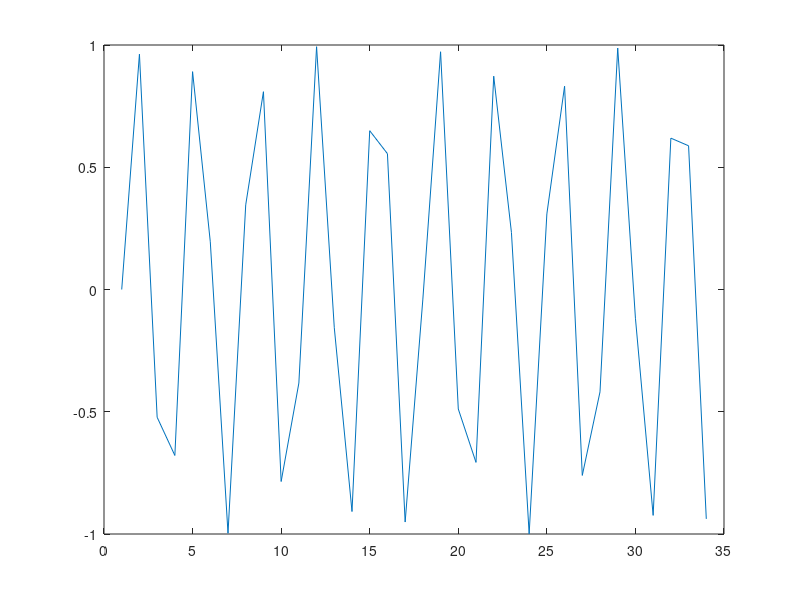

Write the MATLAB code that produced this figure. (Note: this script raises an error after producing the figure.)
%% TEST CORRELATION
clear;close all;clc;

Np = 10;

Fs = 160e3;
fc = 47e3;
T = 1/fc;
Tpulse = T * Np;
Npulse = Tpulse * Fs;

t = (0:Npulse -1)/Fs;
y_ref = sin(2*pi*fc*t);
RES = pow2(11);
figure(1)
plot(y_ref)
% y = sig2ADC(y, RES, 1) + 2500;
% plot(y)
%                                                                                                                                                                                                                                                                                                                                                                                                                                                                                                                                                                                     
amp = 0.1;

y = [zeros(1024,1);y_ref';zeros(1024,1)];
y = y + amp * wgn(length(y), 1, 0);

y_ref = sig2ADC(y_ref, RES, 1) + 2500;
y_ref = y_ref';

y = sig2ADC(y, RES, 1) + 2500;
figure(2)
plot(y)

B = 5e3;
ydc = signal_dc_block(y, fc, Fs, B);
figure(3)
plot(ydc)

NFFT = 2048;
Y = fft(y, NFFT);
Yref = fft(y_ref, NFFT);
YC = Y .* Yref;
yc = ifft(YC);

figure(4)
% [yc, lags] = xcorr(y, y_ref);
subplot(2,1,1)
plot(yc)

% out_put_data(1, 'data_sine_np', y);

ycc = data_acquisition('DB_test', 'CORR_FREQ');
ycr.re = ycc(1:2:end);
ycr.im = ycc(2:2:end);
subplot(2,1,2)
plot(absC(ycr))

%%
clear;close all;clc;

Np = 10;

Fs = 160e3;
fc = 47e3;
T = 1/fc;
Tpulse = T * Np;
Npulse = Tpulse * Fs;

t = (0:Npulse -1)/Fs;
y_ref = sin(2*pi*fc*t);
RES = pow2(11);
figure(1)
plot(y_ref)

% plot(y)
amp = 0.1;

y = [zeros(1024,1);y_ref';zeros(1024,1)];
y = y + amp * wgn(length(y), 1, 0);
y = sig2ADC(y, RES, 1) + 2500;

y_ref = sig2ADC(y_ref, RES, 1) + 2500;
y_ref = y_ref';
plot(y_ref)
plot(y)

figure
[ycc, lags] = xcorr(y, y_ref);
plot(lags,ycc)


RES = pow2(11);
y_ref = sig2ADC(y_ref, RES, 1) + 2500 ;

NFFT = 2048;
y_ref = [y_ref;zeros(NFFT,1)];


Y_ref = fft(flipud(y_ref));
figure
plot(abs(Y_ref))
figure
subplot(2,1,1)
plot(y_ref)
subplot(2,1,2)
plot_freq_spectrum(y_ref, Fs, 0, 0, 0, 1, 0)
% pspectrum(y_ref, Fs)

subplot(2,1,1)
hold on;
plot(flipud(y_ref));
subplot(2,1,2)
hold on;
plot_freq_spectrum(flipud(y_ref), Fs, 0, 0, 0, 1, 0)

% y = sig2ADC(y, RES, 1) + 2500;
% plot(y)
% amp = 0.1;
% 
% y = [zeros(1024,1);y_ref';zeros(1024,1)];
% y = y + amp * wgn(length(y), 1, 0);


%% test of downconversion
clear; close all;clc;

Fs = 160e3;
fc = 47e3;
B = 5e3;
dt = 1/Fs;
t = 0:dt:0.001;

x = sin(2*pi*fc * t);
subplot(2,2,1)
plot(t,x)
title('original time series')
subplot(2,2,2)
plot_freq_spectrum(x, Fs, 0, 0, 0, 0, 0)
title('original frequency spectrum')

y = x .* exp(-1i*2*pi*fc*t);
subplot(2,2,3)
plot(t,y)
title('baseband shifted time series')

subplot(2,2,4)
plot_freq_spectrum(y, Fs, 0, 0, 0, 0, 0)
title('baseband shifted frequency spectrum')

%% GENERATE REFSIG TIME
ini();
% y = data_acquisition('DB_test', 'DC_BUFFER');
% y = y(:);
% plot(y)

Fs = 160e3;
% fc = 47e3;
fc = 70e3;
B = 5e3;
dt = 1/Fs;
np  = 10;
Tp = 1/fc;
Tpulse = Tp * np;
Npulse = floor(Tpulse * Fs);

t = (0:Npulse-1)*dt;
x = sin(2*pi*fc * t);
% NFFT = 2048;
% x = [zeros(1, 3), x, zeros(1, NFFT-length(x))];
plot(t, abs(x)); hold on;
xdc = signal_dc(x, fc, Fs, B);

% xdc = signal_dc_block(x, fc, Fs, B);
tdc = (0:length(xdc.re)-1)/B;
plot(tdc, absC(xdc)*max(abs(x))/max(absC(xdc)), 'ko')

%% TEST DOWNCONVERTED REFSIG TIME

clear;close all;clc;
y = data_acquisition('result_refsig_dc', 'REFSIG_TIME_16C');
ydc = data_acquisition('result_refsig_dc', 'REFSIG_DC_TIME_RE');

yc.re = ydc(1:2:end);
yc.im = ydc(2:2:end);

y = y(1:2:end);
Fs = 160e3;
t = (0:length(y)-1)/Fs;
plot(t, abs(y)); hold on;


B = 5e3;
tdc = (0:length(yc.re)-1)/B;
plot(tdc,absC(yc) * max(abs(y))/max(absC(yc)), 'ro-')
xlim([0, 0.002])
title('downconverted ref signal from the hardware');
grid on; grid minor; box on;
xlabel('time [s]')


%%
clear;close all;clc;
% yt = data_acquisition('DB_test', 'REFSIG_TIME_16C');
yf = data_acquisition('DB_test', 'REFSIG_DC_FREQ');
ydc = data_acquisition('DB_test', 'REFSIG_DC_TIME');

% y.re = yt(1:2:end);
% y.im = yt(2:2:end);

yc.re = yf(1:2:end);
yc.im = yf(2:2:end);

ycc.re = ydc(1:2:end);
ycc.im = ydc(2:2:end);

plot(absC(yc))
hold on;
yccc = zeros(length(ycc.re), 1);

for i = 1:length(yc.re)
    yccc(i) = ycc.re(i) + 1i * ycc.im(i);
end

Yc = fft(yccc);
plot(abs(Yc)*max(absC(yc))/max(abs(Yc)))
grid on; grid minor; box on;
title('fft of refsig time');
legend('Hardware', 'Matlab')

figure
plot(absC(ycc))

%% TEST OF DOWNCONVERSION FOR ALL COMPONENTS

clear; close all; clc;
yreff = data_acquisition('data_dc_all', 'REFSIG_DC_FREQ');
yreft = data_acquisition('data_dc_all', 'REFSIG_DC_TIME');
ydc = data_acquisition('data_dc_all', 'DC_TIME');
yfdc = data_acquisition('data_dc_all', 'DC_FREQ');

ct = data_acquisition('data_dc_all', 'CORR_TIME');
cf = data_acquisition('data_dc_all', 'CORR_FREQ');

yt.re = ydc([1:2:end], 1);
yt.im = ydc([2:2:end], 1);
figure(1);
subplot(3,1,1);
plot(yt.re);
title('real part of the downconverted signal')
subplot(3,1,2);
plot(yt.im);
title('imag part of the downconverted signal')
subplot(3,1,3);
plot(absC(yt))
title('magnitude of the downconverted signal')

yf.re = yfdc([1:2:end], 1);
yf.im = yfdc([2:2:end], 1);

figure(2);
subplot(3,1,1);
plot(yf.re);
title('real part of the frequency spectrum of the downconverted signal')
subplot(3,1,2);
plot(yf.im);
title('imag part of the frequency spectrum of the downconverted signal')
subplot(3,1,3);
plot(absC(yf))
title('magnitude of the frequency spectrum')

y_ref.re = yreft([1:2:end], 1);
y_ref.im = yreft([2:2:end], 1);

figure(3);
subplot(3,1,1);
plot(y_ref.re);
title('real part of the time reversed downconverted reference signal')
subplot(3,1,2);
plot(y_ref.im);
title('imag part of the time reversed downconverted reference signal')
subplot(3,1,3);
plot(absC(y_ref))
title('magnitude of the time reversed downconverted reference signal')

yf_ref.re = yreff([1:2:end], 1);
yf_ref.im = yreff([2:2:end], 1);

figure(4);
subplot(3,1,1);
plot(yf_ref.re);
title('real part of the frequency spectrum of the downconverted signal')
subplot(3,1,2);
plot(yf_ref.im);
title('imag part of the frequency spectrum of the downconverted signal')
subplot(3,1,3);
plot(absC(yf_ref))
title('magnitude of the frequency spectrum')

corrt.re = ct([1:2:end], 1);
corrt.im = ct([2:2:end], 1);

figure(5);
subplot(3,1,1);
plot(corrt.re);
title('real part of the correlation between downconverted signals')
subplot(3,1,2);
plot(corrt.im);
title('imag part of the correlation between downconverted signals')
subplot(3,1,3);
plot(absC(corrt))
title('magnitude of the correlation between downconverted signals')

corrf.re = cf([1:2:end], 1);
corrf.im = cf([2:2:end], 1);
figure(6);
subplot(3,1,1);
plot(corrf.re);
title('real part of the frequency spectrum of the correlation between downconverted signals')
subplot(3,1,2);
plot(corrf.im);
title('imag part of the frequency spectrum of the correlation between downconverted signals')
subplot(3,1,3);
plot(absC(corrf))
title('magnitude of the frequency spectrum of the correlation between downconverted signals')

figure(7)
sgtitle('downconverted signal comparison')
subplot(3,1,1); 
plot(absC(yt)); plot_grid();
title('magnitude of downconverted received singal')
subplot(3,1,2); 
plot(absC(y_ref)); plot_grid();
title('magnitude of time reversed downconverted reference signal (MF gain)')
subplot(3,1,3); 
plot(absC(corrt)); plot_grid();
title('magnitude of correlated signal')

%% TEST OF Matched filtering dc fixed threshold
ini();

y = input_data('data_air_test');
yref = input_data('data_refsig_dc_time');
vref = return_complex(yref);
plot(absC(vref))

c = matched_filter_dc(y);
storage_vector = zeros(2048*4, 1);
storage_vector(1:length(y)) = y;
k = reshape(storage_vector, 4, 2048);

%% CORRELATION OKAY
clear;close all;clc;
y = input_data('data_air_test_long');
% y = input_data('data_noise_pulse_train');
% y = input_data('data_noise');

fc = 47e3; Fs = 160e3; B = 5e3;
ydc = matched_filter_dc(y, fc, Fs, B);
for i = 1:length(ydc)
    ym(:, i) = absC(ydc(i));
end
ym = ym(:);

scale = 1;
threshold = sqrt(var(ym)) * scale;
subplot(3,1,1)
plot(ym)
title('correlation in time (Matlab)')
yline(threshold);
grid on; grid minor; box on;
yc = signal_dc(y, fc, Fs, B);
subplot(3,1,2)
plot(absC(yc))
title('dc signal blocks in time (Matlab)')
grid on; grid minor; box on;
subplot(3,1,3);
plot_data('data_air_test_long')

%% TEST OF CORRELATION FROM THE HARDWARE
clear;close all;clc;
y = data_acquisition('DB_test', 'DC_TIME');
yc = data_acquisition('DB_test', 'CORR_TIME');
y = y(:);
yc = yc(:);
yr.re = y(1:2:end);
yr.im = y(2:2:end);
subplot(2,1,1)
plot(absC(yr))
title('dc received signals'); grid on; grid minor; box on;
ycr.re = yc(1:2:end);
ycr.im = yc(2:2:end);
subplot(2,1,2)
plot(absC(ycr));
title('correlated signals'); grid on; grid minor; box on;
figure()

%% test dc_components 
clear;close all;clc;
Fs = 160e3;
y = data_acquisition('DB_test', 'DC_COMP');
y = y(:);
yr = convert_to_complex(y);
subplot(2,2,1)
plot(yr.re)
title('real')
subplot(2,2,2)
plot(yr.im)
title('imag')

subplot(2,2,3)
yc = to_complex(yr);
t = (0:length(yc)-1)/Fs;
plot(t, yc)
title('abs')

subplot(2,2,4)
pspectrum(yc, Fs)

%% test of correlation with one complex value
clear;close all;clc;
x = 2500;
y = input_data('data_air_test');
subplot(2,1,1)
plot(y)
[c, lags] = xcorr(x, y);
c = flipud(c);
subplot(2,1,2)
plot(lags, c)

%% test of beacon
clear;close all;clc;
% y = data_acquisition('DB_test', 'STORAGE_VECT');
Fs = 160e3; fc = 70e3; B=5e3;
y = input_data('data_beacon');
N = 6;
Nframe = 2048;
y = y(1:Nframe*N);
y = y - mean(y);
subplot(2,1,1)
plot(y)
plot_grid();
hold on;
for i = 1:N
%     xline((i-1)*Nframe);
    v = [(i-1)*Nframe min(y); i*Nframe min(y); i*Nframe max(y); (i-1)*Nframe max(y)];
    f = [1 2 3 4];
    patch('Faces', f, 'Vertices', v, 'FaceColor', 'black', 'FaceAlpha', .3);
end
axis([0 i*Nframe min(y) max(y)]);
xlabel('samples');
ylabel('ADC level')
title('prefiltered received echo analysis')
legend('Probability of cut off is ~17%')
subplot(2,1,2)
pspectrum(y, Fs)


%% test valcnt in the downconversion
clear;close all;clc;
valcnt = data_acquisition('DB_test', 'VALCNT');
valcnt = valcnt(:);
y1 = valcnt(1:2:end);
y2 = valcnt(2:2:end);
avg = mean(-y1+y2)
plot(y1, 'k-.', 'linewidth', 2); 
hold on; 
plot(y2, 'r-')
plot_grid();
legend('pre op', 'aft op');
title('speed analysis (valcnt)')

% yline(-avg);

%% Test out the frequency spectrum of signals
clear; close all; clc; Fs = 160e3; B = 5e3;
y = data_acquisition('DB_test', 'STORAGE_VECT');
y = y(:);
y = to_complex(convert_to_complex(y));
t = (0:length(y)-1)/Fs;

yc = data_acquisition('DB_test', 'STORAGE_VECT_TEST');

subplot(2,2,1)
plot(yc)
plot_grid();
title('received echos')
subplot(2,2,2)
pspectrum(yc, Fs)
subplot(2,2,3)
plot(t, abs(y))
title('downconverted correlated echos');
plot_grid();
subplot(2,2,4)
pspectrum(y, B);


%% threshold
clear;close all;clc;
y = data_acquisition('DB_test', 'THRESHOLD');
y = y(:);
plot(y)
plot_grid();
yline(mean(y(1:690)))
title("threshold buffer")


%% THRESHOLD BUFFER EVALUATION
clear;close all;clc;
y = data_acquisition('DB_test', 'STORAGE_VECT_TEST');
plot(y(1:5000))
plot_grid();
title('threshold variation')

%% TEST THE EXCEEDANCE IN THE ADC BUFFER
clear;close all;clc;
y = data_acquisition('DB_test', 'STORAGE_VECT');
y = y(:);

threshold = data_acquisition('DB_test', 'STORAGE_VECT_TEST');
for i = 1:300
    thres(:, i) = threshold(i) * ones(64,1);
end

thres = thres(:);
Fs = 160e3;
t = (0:300*64-1)/Fs;
f1 = figure
% subplot(2,1,1)
plot(y(1:300*64))
hold on;
plot(thres, 'r-.', 'linewidth', 2)
title('signal exceedance analysis')

figure
thres = data_acquisition('DB_test', 'THRESHOLD');
plot(thres)
% subplot(2,1,2)
% for i = 1:300
%     xline((i-1)*64);
% end
% title('frames slices')
% print(f1, 'exceedance_frame_analysis', '-dpdf')


%% storage_vector computation
clear;close all;clc;
y = data_acquisition('DB_test', 'STORAGE_VECT');
y = y(:);

subplot(2,2,1)
plot(y)
title('mf filtered output');
plot_grid();
fc = 70e3; Fs = 160e3; B = 5e3;
Nlen = 300;

subplot(2,2,2)
z = y;
[val, ind] = max(z);

ids = sort(unique(abs(ind-100:ind+100)+1));

plot(z(ids));%%

plot_grid();
title('close up of peak signals')
sgtitle('signal detection analysis');

threshold = data_acquisition('DB_test', 'STORAGE_VECT_TEST');
hold on;

ids = round(Nlen - 20000/64) + round(ids/64);
plot(threshold(ids), 'k-.', 'linewidth', 1.5);
legend('dc correlated signals', 'adapted threshold')

subplot(2,2,3);
threshold_buffer = data_acquisition('DB_test', 'THRESHOLD');
plot(threshold_buffer, 'k', 'linewidth', 1.2);
hold on
% plot([1:length(threshold_buffer)], mean(threshold_buffer) * ones(1TimTime , length(threshold_buffer)), 'k:', 'linewidth', 4)
plot_grid();
title('threshold buffer');
Nbuffer = round(ind/64);
Nlen = length(threshold_buffer);


v1 = [0 0; Nlen-Nbuffer 0; Nlen-Nbuffer max(threshold_buffer); 0 max(threshold_buffer)];
f1 = [1 2 3 4];
patch('Faces', f1, 'Vertices', v1, 'FaceColor', 'yellow', 'FaceAlpha', .3);
v2 = [Nlen-Nbuffer 0; Nlen 0; Nlen max(threshold_buffer); Nlen-Nbuffer max(threshold_buffer)];
f2 = [1 2 3 4];
patch('Faces', f2, 'Vertices', v2, 'FaceColor', 'green', 'FaceAlpha', .3);
axis([0 Nlen 0 max(threshold_buffer)])

subplot(2,2,4)
y = data_acquisition('DB_test', 'STORAGE_VECT_TEST');
plot_grid();
plot(y(1:3000))



%% TEST THE RINGING EFFECT BLEEDING
clear;close all;clc;

f1 = figure;
sgtitle('delay comparison')
for i = 1:6
    str = ['data_delay_',num2str(i*1000)]
    temp = data_acquisition(str, 'STORAGE_VECT');
    temp = temp(1:1000);
    subplot(6,1,i);
    plot(temp); plot_grid();
    axis([-10 1000 0 4500])
    ylabel(num2str(i*1000))
end %for
% y = data_acquisition('DB_test', 'STORAGE_VECT');
% plot(y)
% plot_grid();
% print(f1, 'delay_comp_final', '-dpdf');

%% frequency spectrum analysis

clear;close all;clc;
Fs = 160e3;
% y = input_data('DB_test');
y = data_acquisition('DB_test', 'STORAGE_VECT_TEST');
subplot(2,2,1)
t = (0:length(y)-1)/Fs;
plot(t, y)
plot_grid();
subplot(2,2,2)
pspectrum(y, Fs, 'spectrogram')
subplot(2,2,[3 4])
pspectrum(y, Fs)

%% REFSIG GENERATION
clear;close all;clc;
fc = 47e3;
Fs = 160e3;
np = 10;
B = 5e3;
yref = generate_refsig_sine(np, fc);
plot(yref)
ydc = signal_dc(yref, fc, Fs, B);
hold on;
plot(absC(ydc)*max(abs(yref))/absC(ydc), 'ro')
% figure
stem(yref, 'filled')


%% DATA PL ANALYSIS
clear;close all;clc;
Fs = 160e3;
figure
sgtitle('pulse and listen signal analysis')
for i = 5:5:75
    subplot(5,3,i/5);
    y = input_data(['data_freq_', num2str(i)]);
    y = y - mean(y);
%     plot(y);
%     pspectrum(y, Fs, 'spectrogram');
    pspectrum(y, Fs);

    plot_grid();
    title([num2str(i), 'kHz']);
end

%%
clear;close all;clc;
Fs = 160e3;
y1 = input_data('data_air_test_long');
y2 = data_acquisition('DB_test', 'CORR_TIME');
y2 = y2(:);
y1 = y1 - mean(y1);
% y2 = circshift(y2, -100)

fc = 47e3;
Fs = 160e3;
Fs_new = 5e3;
B = 5e3;
yref = generate_refsig_sine(10, 47e3);
yref_dc = signal_dc(yref, fc, Fs, B);

t = (0:length(y1)-1)/Fs;
tdc = (0:length(y2)-1)/Fs_new;
plot(t, abs(y1));
hold on;
plot(tdc, y2 * max(abs(y1)) / max(abs(y2)))

%%
clear;close all;clc;
Fs = 160e3;
B = 5e3;
y = data_acquisition('DB_test', 'DC_VALS');
Y = convert_to_complex(y);
y1 = data_acquisition('DB_test', 'DC_VALS');
Y1 = convert_to_complex(y1);
y2 = data_acquisition('DB_test', 'DC_VALS_LPFILT');
Y2 = convert_to_complex(y2);
y3 = data_acquisition('DB_test', 'DC');
Y3 = convert_to_complex(y3);
y4 = data_acquisition('DB_test', 'DC_RESCALE');
Y4 = convert_to_complex(y4);

figure(1)
subplot(2,2,1)
plot(absC(Y1));
title('DC VALS')

subplot(2,2,2)
plot(absC(Y2));
title('DC VALS LPFILT')

subplot(2,2,3)
plot(absC(Y3));
title('DC')

subplot(2,2,4)
plot(absC(Y4));
title('DC RESCALE')

figure(2);
subplot(2,2,1);
pspectrum(to_complex(Y), Fs);

subplot(2,2,2);
pspectrum(to_complex(Y1), Fs);

subplot(2,2,3);
pspectrum(to_complex(Y2), B);

subplot(2,2,4);
pspectrum(to_complex(Y3), B);

%%  
clear;close all;clc;
fc = 47e3;
Fs = 160e3;
Fs_new = 5e3;
B = 5e3;
y = input_data('data_air_test');
% y = input_data('data_500');
t = (0:length(y)-1)/Fs;
% y = y - mean(y);
figure
plot(t, abs(y))

[ydc, ypad, Yadc, Yadclp, Ydc3, Ydc4 ]= signal_dc_block(y, fc, Fs, B);
% ydc = signal_dc(y, fc, Fs, B);
tdc = (0:length(ydc)-1)/B;
hold on;
plot(tdc, abs(ydc)*max(abs(y))/max(abs(ydc)), 'ko-')
% check_pad(ypad, 3, 3)

%
% y = depad(ypad, 3, 3);
% y = y';
% y = y(:);

ys = y' .* exp(-1i*2*pi*fc*(0:length(y)-1)/Fs);
figure
subplot(4,1,1)
pspectrum(y, Fs)
subplot(4,1,2)
pspectrum(absC(Yadc), Fs)
% plot_freq_spectrum(absC(Yadc), Fs, 0, 0, 1, 0, 0)
subplot(4,1,3)
% plot_freq_spectrum(absC(Yadclp), Fs, 0, 0, 1, 0, 0)
pspectrum(absC(Yadclp), Fs)
subplot(4,1,4)
pspectrum(ys, Fs)

%%
clear; close all; clc;
y = data_acquisition('DB_test', 'CORR_TIME');
y = y(:);
yc = convert_to_complex(y);
plot(absC(yc))

figure
subplot(2,1,1)
plot(yc.re)
subplot(2,1,2)
plot(yc.im)

%% DC signals analysis
clear;close all;clc;
Fs = 160e3;
y2 = data_acquisition('DB_test', 'DC_VALS_LPFILT');
Y2 = to_complex(convert_to_complex(y2));

figure
pspectrum(Y2, Fs, 'twosided', true);

Fs = 160e3;
B = 5e3;
p = 1;
q = floor(Fs/B);
Fslr = Fs/q;
dtlr = 1 / Fslr;

Xbase.re = downsample_input(real(Y2), p, q);
Xbase.im = downsample_input(imag(Y2), p, q);

xbase = to_complex(Xbase);

figure
subplot(1,2,1)
pspectrum(xbase, B)

Xbase.re = resample(real(Y2), p, q);
Xbase.im = resample(imag(Y2), p, q);
xbase = to_complex(Xbase);

subplot(1,2,2)
pspectrum(xbase, B)

y_cpy = data_acquisition('DB_test', 'STORAGE_VECT_TEST');

figure
pspectrum(y_cpy, Fs, 'twosided', true)
title('CPY')

y_dc_vals = data_acquisition('DB_test', 'DC_VALS');
y_dc_vals = y_dc_vals(:);
Ydc = convert_to_complex(y_dc_vals);
ydc = to_complex(Ydc);

figure
pspectrum(ydc, Fs, 'twosided', true)
title('DC_VALS')


%% Determination of complex signals
clear;close all;clc;
Fs = 160e3;
N = 8e2;
T = N / Fs;
t = 0:1/Fs:T;
fc = 47e3;
y = exp(1i*2*pi*fc*t);
y = round(y * 1024);

yr.re = real(y);
yr.im = imag(y);
% ydc = exp(-1i*2*pi*fc*t);
% yrc = to_complex(yr);
% figure
% subplot(2,1,1)
% plot(yr.re)
% subplot(2,1,2)
% plot(yr.im)

figure
subplot(2,1,1)
pspectrum(y, Fs)
xdc.re = sig2FXP(cos(2*pi*t*fc),511); % 16bit
xdc.im = sig2FXP(sin(-2*pi*t*fc),511); % 16bit

% xdc.re = cos(2*pi*t*fc); % 16bit
% xdc.im = sin(-2*pi*t*fc); % 16bit

% ydcr.re = real(ydc);
% ydcr.im = imag(ydc);

ydc = mult_complexC(xdc, yr);
Ydc = to_complex(ydc);
subplot(2,1,2)
pspectrum(Ydc, Fs)

figure
subplot(2,1,1)
pspectrum(y, Fs)
ydc = y .* exp(-1i*2*pi*fc*t);

subplot(2,1,2)
pspectrum(ydc, Fs)


%% FFT of abs verification, cannot just directly use the absolute
% value, it is better to use the original complex signals
clear;close all;clc;
Fs = 300;
t = 0:1/Fs:5;
fc = 10;

y = exp(1i*2*pi*fc*t);
subplot(3,1,1)
plot(t, y)
subplot(3,1,2)
plot(t, real(y))
subplot(3,1,3)
plot(t, imag(y))


figure
y1 = cos(2*pi*fc*t);
% y1 = exp(1i*2*pi*fc*t);
subplot(2,3,1)
pspectrum(y1, Fs, 'twosided', true)
title('cos')
subplot(2,3,2)
pspectrum(abs(y1), Fs, 'twosided', true)
title('abs cos')
subplot(2,3,3)
plot(y1(1:10));
title('y1')

y2 = sin(2*pi*fc*t);
% y2 = exp(-1i*2*pi*fc*t);
subplot(2,3,4)
pspectrum(y2, Fs, 'twosided', true)
title('sin')
subplot(2,3,5)
pspectrum(abs(y2), Fs, 'twosided', true)
title('abs sin')
subplot(2,3,6)
plot(y2(1:100));











